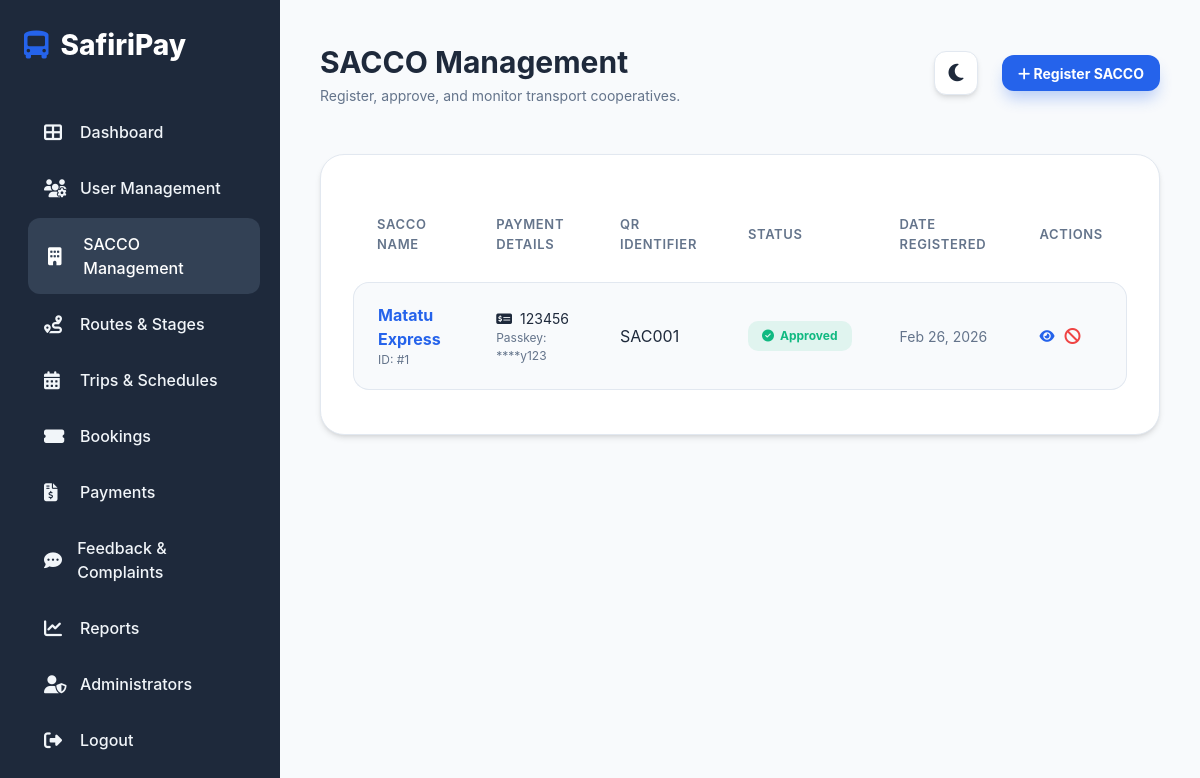
The page /adminveiw/manage_saccos.php (signed in) on the database its author committed.
### tables this page shows
CREATE TABLE `saccos` (
  `saccoid` int(11) NOT NULL,
  `sacconame` varchar(50) NOT NULL,
  `mpesashortcode` varchar(20) NOT NULL,
  `mpesapasskey` varchar(255) NOT NULL,
  `qr_identifier` varchar(100) NOT NULL,
  `status` tinyint(4) DEFAULT 1,
  `createdat` datetime DEFAULT current_timestamp()
);

### adminveiw/manage_saccos.php (the view, shortened to what this page needs)
<?php
include 'database.php';
$saccos = $conn->query("SELECT * FROM saccos ORDER BY createdat DESC");
?>
<!DOCTYPE html>
<html lang="en">
<head>
    <link rel="stylesheet" href="https://cdnjs.cloudflare.com/ajax/libs/font-awesome/6.4.0/css/all.min.css">
    <link rel="stylesheet" href="admin.css">
</head>
<body>
    <div class="dashboard-container">
        <div class="sidebar">
            <div class="sidebar-header">
                <i class="fas fa-bus-alt"></i>
                <span>SafiriPay</span>
            </div>
            <ul class="sidebar-menu">
                <li><a href="dashboard.php"><i class="fas fa-th-large"></i> <span>Dashboard</span></a></li>
                <li><a href="manage_users.php"><i class="fas fa-users-cog"></i> <span>User Management</span></a></li>
                <li><a href="manage_saccos.php" class="active"><i class="fas fa-building"></i> <span>SACCO Management</span></a></li>
                <li><a href="manage_routes.php"><i class="fas fa-route"></i> <span>Routes & Stages</span></a></li>
                <li><a href="manage_trips.php"><i class="fas fa-calendar-alt"></i> <span>Trips & Schedules</span></a></li>
                <li><a href="manage_bookings.php"><i class="fas fa-ticket-alt"></i> <span>Bookings</span></a></li>
                <li><a href="manage_payments.php"><i class="fas fa-file-invoice-dollar"></i> <span>Payments</span></a></li>
                <li><a href="manage_feedback.php"><i class="fas fa-comment-dots"></i> <span>Feedback & Complaints</span></a></li>
                <li><a href="reports.php"><i class="fas fa-chart-line"></i> <span>Reports</span></a></li>
                <li><a href="addadmin.php"><i class="fas fa-user-shield"></i> <span>Administrators</span></a></li>
                <li><a href="logout.php"><i class="fas fa-sign-out-alt"></i> <span>Logout</span></a></li>
            </ul>
        </div>
        <main class="main-content">
            <header class="header">
                <div class="header-title">
                    <h1>SACCO Management</h1>
                    <p style="color: var(--text-muted); font-size: 0.875rem;">Register, approve, and monitor transport cooperatives.</p>
                </div>
                <div class="header-actions">
                    <button class="theme-toggle" id="theme-toggle">
                        <i class="fas fa-moon"></i>
                    </button>
                    <button class="btn btn-primary" style="padding: 0.6rem 1rem; font-size: 0.875rem;">
                        <i class="fas fa-plus"></i> Register SACCO
                    </button>
                </div>
            </header>
            <div class="data-card">
                <div class="table-responsive">
                    <table>
                        <thead>
                            <tr>
                                <th>SACCO Name</th>
                                <th>Payment Details</th>
                                <th>QR Identifier</th>
                                <th>Status</th>
                                <th>Date Registered</th>
                                <th>Actions</th>
                            </tr>
                        </thead>
                        <tbody>
                            <?php if ($saccos && $saccos->num_rows > 0): ?>
                                <?php while($row = $saccos->fetch_assoc()): ?>
                                    <tr>
                                        <td>
                                            <div style="font-weight: 700; color: var(--primary); font-size: 1rem;">
                                                <?php echo htmlspecialchars($row['sacconame']); ?>
                                            </div>
                                            <div style="font-size: 0.75rem; color: var(--text-muted);">ID: #<?php echo $row['saccoid']; ?></div>
                                        </td>
                                        <td>
                                            <div style="font-size: 0.875rem;"><i class="fas fa-money-check-alt" style="width: 20px;"></i> <?php echo htmlspecialchars($row['mpesashortcode']); ?></div>
                                            <div style="font-size: 0.75rem; color: var(--text-muted);">Passkey: ****<?php echo substr($row['mpesapasskey'], -4); ?></div>
                                        </td>
                                        <td>
                                            <code><?php echo htmlspecialchars($row['qr_identifier']); ?></code>
                                        </td>
                                        <td>
                                            <?php if ($row['status'] == 1): ?>
                                                <span class="status-badge status-active">
                                                    <i class="fas fa-check-circle"></i> Approved
                                                </span>
                                            <?php elseif ($row['status'] == 0): ?>
                                                <span class="status-badge status-deactivated">
                                                    <i class="fas fa-times-circle"></i> Deactivated
                                                </span>
                                            <?php else: ?>
                                                <span class="status-badge status-pending">
                                                    <i class="fas fa-clock"></i> Pending
                                                </span>
                                            <?php endif; ?>
                                        </td>
                                        <td style="color: var(--text-muted); font-size: 0.875rem;">
                                            <?php echo date('M d, Y', strtotime($row['createdat'])); ?>
                                        </td>
                                        <td>
                                            <div style="display: flex; gap: 10px;">
                                                <button title="View Details" style="background: none; border: none; color: var(--primary); cursor: pointer;"><i class="fas fa-eye"></i></button>
                                                <?php if($row['status'] == 1): ?>
                                                    <a href="manage_saccos.php?action=deactivate&id=<?php echo $row['saccoid']; ?>" title="Deactivate" style="color: var(--danger);"><i class="fas fa-ban"></i></a>
                                                <?php endif; ?>
                                            </div>
                                        </td>
                                    </tr>
                                <?php endwhile; ?>
                            <?php else: ?>
                                <tr>
                                    <td colspan="6" style="text-align:center;">No SACCOs found.</td>
                                </tr>
                            <?php endif; ?>
                        </tbody>
                    </table>
                </div>
            </div>
        </main>
    </div>
</body>
</html>

### adminveiw/admin.css (style rules this page uses)
:root { --primary: #2563eb; --primary-alt: #1d4ed8; --bg-main: #f8fafc; --sidebar-bg: #1e293b; --sidebar-text: #f1f5f9; --sidebar-hover: #334155; --card-bg: #ffffff; --text-main: #1e293b; --text-muted: #64748b; --border: #e2e8f0; --success: #10b981; --warning: #f59e0b; --danger: #ef4444; --shadow: 0 4px 6px -1px rgb(0 0 0 / 0.1), 0 2px 4px -2px rgb(0 0 0 / 0.1); --glass-bg: rgba(255, 255, 255, 0.7); --glass-border: rgba(255, 255, 255, 0.3); }
* { margin: 0; padding: 0; box-sizing: border-box; font-family: 'Inter', -apple-system, BlinkMacSystemFont, "Segoe UI", Roboto, sans-serif; transition: background-color 0.3s, color 0.3s, border-color 0.3s; }
body { background-color: var(--bg-main); color: var(--text-main); line-height: 1.5; }
.dashboard-container { display: flex; min-height: 100vh; }
.sidebar { width: 280px; background-color: var(--sidebar-bg); color: var(--sidebar-text); padding: 1.5rem; position: fixed; height: 100vh; z-index: 1000; }
.sidebar-header { margin-bottom: 2.5rem; font-size: 1.75rem; font-weight: 800; color: #fff; display: flex; align-items: center; gap: 12px; }
.sidebar-header i { color: var(--primary); }
.sidebar-menu { list-style: none; }
.sidebar-menu li { margin-bottom: 0.25rem; }
.sidebar-menu a { color: var(--sidebar-text); text-decoration: none; display: flex; align-items: center; gap: 12px; padding: 0.875rem 1.25rem; border-radius: 12px; font-weight: 500; transition: all 0.2s cubic-bezier(0.4, 0, 0.2, 1); }
.sidebar-menu a:hover, .sidebar-menu a.active { background-color: var(--sidebar-hover); color: #fff; transform: translateX(4px); }
.sidebar-menu a i { font-size: 1.125rem; width: 24px; }
.main-content { flex: 1; margin-left: 280px; padding: 2.5rem; }
.header { display: flex; justify-content: space-between; align-items: center; margin-bottom: 3rem; }
.header-title h1 { font-size: 1.875rem; font-weight: 700; }
.header-actions { display: flex; align-items: center; gap: 1.5rem; }
.theme-toggle { background: var(--card-bg); border: 1px solid var(--border); width: 44px; height: 44px; border-radius: 12px; cursor: pointer; display: flex; align-items: center; justify-content: center; font-size: 1.25rem; color: var(--text-main); box-shadow: var(--shadow); }
.data-card { background: var(--card-bg); border-radius: 24px; box-shadow: var(--shadow); padding: 2rem; border: 1px solid var(--border); }
.table-responsive { overflow-x: auto; }
table { width: 100%; border-collapse: separate; border-spacing: 0 12px; }
th { padding: 1rem 1.5rem; text-align: left; font-weight: 600; color: var(--text-muted); font-size: 0.8125rem; text-transform: uppercase; letter-spacing: 0.05em; }
td { padding: 1.25rem 1.5rem; background: var(--bg-main); border-top: 1px solid var(--border); border-bottom: 1px solid var(--border); }
td:first-child { border-left: 1px solid var(--border); border-radius: 16px 0 0 16px; }
td:last-child { border-right: 1px solid var(--border); border-radius: 0 16px 16px 0; }
.status-badge { padding: 0.375rem 0.875rem; border-radius: 10px; font-size: 0.75rem; font-weight: 700; display: inline-flex; align-items: center; gap: 6px; }
.status-paid, .status-active { background: rgba(16, 185, 129, 0.1); color: var(--success); }
.btn { padding: 0.875rem 1.5rem; border-radius: 12px; font-weight: 700; cursor: pointer; font-size: 1rem; transition: all 0.2s cubic-bezier(0.4, 0, 0.2, 1); }
.btn-primary { background-color: var(--primary); color: #fff; border: none; box-shadow: 0 10px 15px -3px rgba(37, 99, 235, 0.3); }

### rows shown on the page
saccos: sacconame "Matatu Express", saccoid "1", mpesashortcode "123456", mpesapasskey "y123", qr_identifier "SAC001", status 1 (drawn), createdat "Feb 26, 2026"
